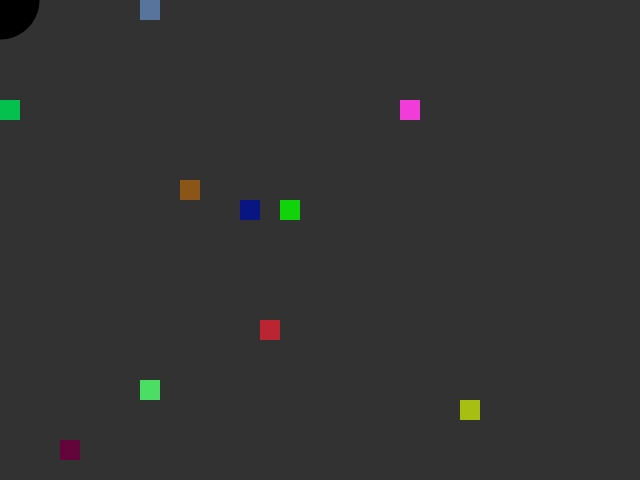
Frame 1 (no input)
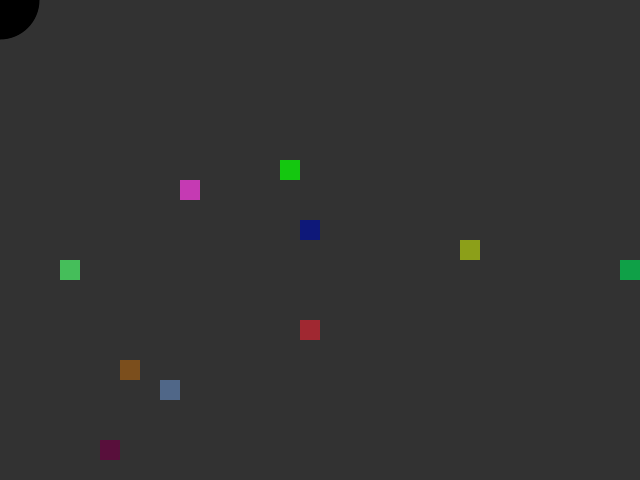
Frame 60 (the mouse pressed at the canvas centre just before this capture)
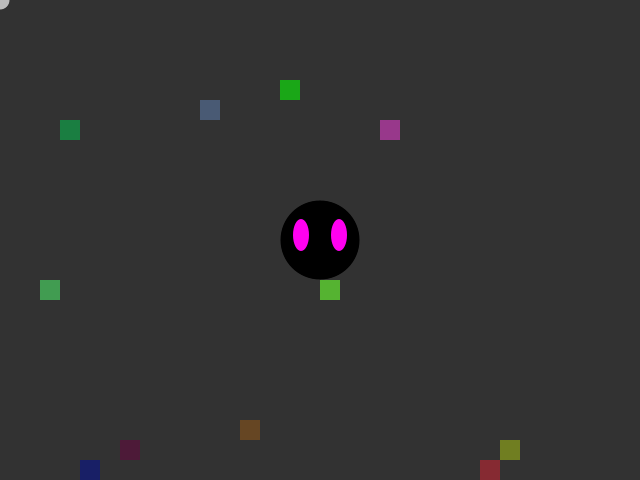
Frame 120 (the mouse held since frame 60 and released just before this capture)

The Processing sketch that drew these frames (run headless with seeded random() and noise(); from frame 60 on, the mouse is pressed at the canvas centre):

// Processing sketch: Exercise04
// ── Exercise04.pde
// Griddies
// by Pippin Barr
// MODIFIED BY: 
//
// A simple artificial life system on a grid. The "griddies" are squares that move
// around randomly, using energy to do so. They gain energy by overlapping with
// other griddies. If a griddie loses all its energy it dies.

// The size of a single grid element
int[] xpos = new int[80];
int[] ypos = new int[80];

int gridSize = 20;
// An array storing all the griddies
Griddie[] griddies = new Griddie[10];

// setup()
//
// Set up the window and the griddies

void setup() {
  // Set up the window size and framerate (lower so we can watch easier)
  size(640, 480);
  frameRate(10);

  // QUESTION: What does this for loop do?
  for (int i = 0; i < griddies.length; i++) {
    int x = floor(random(0, width/gridSize));
    int y = floor(random(0, height/gridSize));
    griddies[i] = new Griddie(x * gridSize, y * gridSize, gridSize);
  }


  for (int i = 0; i < xpos.length; i++) {
    xpos[i] = 0;
    ypos[i] = 0;
  }
}
// draw()
//
// Update all the griddies, check for collisions between them, display them.

void draw() {
  background(50);

  // We need to loop through all the griddies one by one
  for (int i = 0; i < griddies.length; i++) {

    // Update the griddies
    griddies[i].update();

    // Now go through all the griddies a second time...
    for (int j = 0; j < griddies.length; j++) {
      // QUESTION: What is this if-statement for?
      // the letter j is equal to the meaning/importance of i
      if (j != i) {
        // QUESTION: What does this line check?
        // checks if the griddies collide
        griddies[i].collide(griddies[j]);
      }
    }

    // Display the griddies
    griddies[i].display();
  }

  for (int i = 0; i < xpos.length - 1; i++) {
    xpos[i] = xpos[i + 1];
    ypos[i] = ypos[i + 1];
  }
  // New location
  xpos[xpos.length - 1] = mouseX;
  ypos[ypos.length - 1] = mouseY;
  // Draw everything
  for (int i = 0; i < xpos.length; i++) {
    noStroke();
    fill(255 - i*3.5);
    ellipse(xpos[i], ypos[i], i, i);

    fill(mouseX, 0, mouseY);
    ellipse(mouseX-19, mouseY-5, 16, 32);
    ellipse(mouseX+19, mouseY-5, 16, 32);
  }
}
void mousePressed() {
  // A new ball object
  Griddie b = new Griddie(mouseX, mouseY, 20);
  // Append to array
  griddies = (Griddie[]) append(griddies, b);
}
// ── Griddie.pde
// Griddie
//
// A class defining the behaviour of a single Griddie
// which can move randomly in the window (within the grid),
// loses energy per move, and gains energy from overlapping
// with another Griddie.

class Griddie {
  // Limits for energy level and gains/losses
  int maxEnergy = 255;
  int moveEnergy = -1;
  int collideEnergy = 10;
  
  // Position, size, energy, and fill color
  int x;
  int y;
  int size;
  int energy;
  color fill = color(random(255), random(255), random(255));

  // Griddie(tempX, tempY, tempSize)
  //
  // Set up the Griddie with the specified location and size
  // Initialise energy to the maximum
  Griddie(int tempX, int tempY, int tempSize) {
    x = tempX;
    y = tempY;
    size = tempSize;
    energy = maxEnergy;
  }

  // update()
  //
  // Move the Griddie and update its energy levels
  void update() {
    
    // QUESTION: What is this if-statement for?
    // if the energy gets to zero then the griddie is removed
    if (energy == 0) {
      return;
    }
    
    // QUESTION: How does the Griddie movement updating work?
    int xMoveType = floor(random(-1,2));
    int yMoveType = floor(random(-1,2));
    x += size * xMoveType;
    y += size * yMoveType;
    
    // QUESTION: What are these if statements doing?
    // allows the griddies to move, keeps them also in the confinments of the screen 
    if (x < 0) {
      x += width;
    }
    else if (x >= width) {
      x -= width;
    }
    if (y < 0) {
      y += height;
    }
    else if (y >= height) {
      y -= height;
    }

    // Update the Griddie's energy
    // Note that moveEnergy is negative, so this _loses_ energy
    energy += moveEnergy;
    
    // Constrain the Griddies energy level to be within the defined bounds
    energy = constrain(energy,0,maxEnergy);
  }

  // collide(other)
  //
  // Checks for collision with the other Griddie
  // and updates energy level
  
  void collide(Griddie other) {
    // QUESTION: What is this if-statement for?
    if (energy == 0 || other.energy == 0) {
      return;
    }
    
    // QUESTION: What does this if-statement check? checks to see if the griddies interact and if so
    // it gives them the energy from eachother. also contrains the griddie
    if (x == other.x && y == other.y) {
      // Increase this Griddie's energy
      energy += collideEnergy;
      // Constrain the energy level to be within bounds
      energy = constrain(energy,0,maxEnergy);
    }
  }

  // display()
  //
  // Draw the Griddie on the screen as a rectangle
  void display() {
    // QUESTION: What does this fill line do?
    // makes the colour a stronger red when it gains energy
    fill(fill, energy); 
    noStroke();
    rect(x, y, size, size);
  }
}
